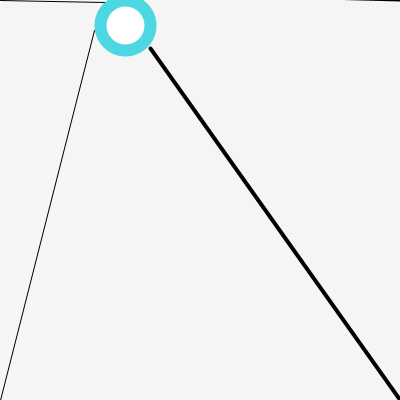
Frame 1 (no input)
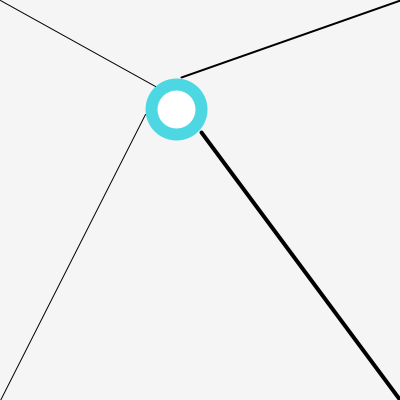
Frame 60 (the mouse pressed at the canvas centre just before this capture)
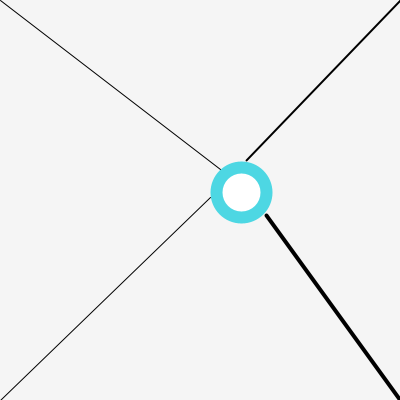
Frame 120 (the mouse held since frame 60 and released just before this capture)

The Processing sketch that drew these frames (run headless with seeded random() and noise(); from frame 60 on, the mouse is pressed at the canvas centre):

// Processing sketch: processing_121690
// ── processing_121690.pde

PVector ball;
PVector speed;
float h = 50;
int i=0;

void setup() {
 ball=new PVector(100,0);
 speed=new PVector(2,2);
 size(400,400);
/* if (frame != null) {
    frame.setResizable(true);
  }*/

 smooth();
 noStroke();
  ellipseMode(CORNER);
}


void draw()
{
background(245);


fill(255);
strokeWeight(12);
stroke(77,215,227);
ellipse(ball.x,ball.y,h,h);

stroke(255);
strokeWeight(1);
stroke(0);
line(ball.x+4,ball.y+2,0,0);
line(ball.x+-6,ball.y+30,0,height);
strokeWeight(2);
line(ball.x+30,ball.y+-7,width,0);
strokeWeight(4);
line(ball.x+50,ball.y+48,width,height);
if(i==0)
{
speed.y = speed.y + 0.5; 
ball.y = ball.y + speed.y;
 
speed.x=speed.x+0.5;
ball.x=ball.x+speed.x;
 
  if (ball.y > height - h) {
   
    ball.y = height - h;
   
    speed.y = speed.y * -0.9;
   
  }
  else if (ball.y <= 0) {
    
    speed.y = -speed.y;
  }
  if(ball.x>width-h)
  {
  ball.x=width-h;
  speed.x=speed.x*-0.9;
  }
  
  
}
}
   void mouseDragged()
  {
  ball.x=mouseX;
  ball.y=mouseY;
i=1;  
}
  void mouseReleased()
  {
  i=0;
  }
